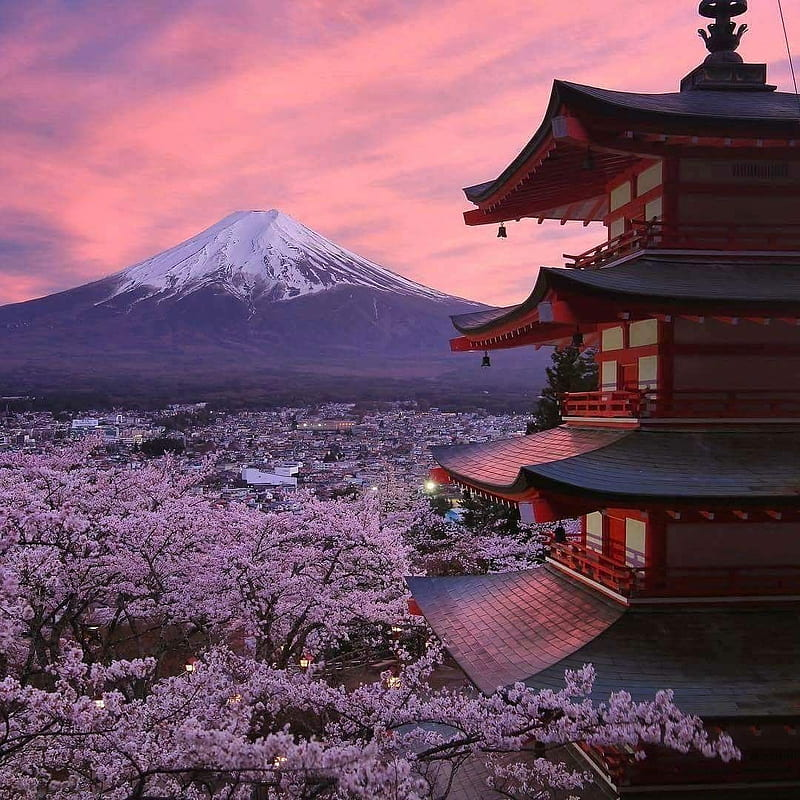
#> input picture originals/japanese-landscape.jpg, 800 x 800 px
$ python grayscaling.py
#> lines starting #> are read from the running program, lines starting #| are printed output that depends on the picture
"""
Grayscale Image Conversion Script

This script reads a color image, converts it to grayscale using the luminosity method,
and then saves the grayscale image and displays both images.
"""

import cv2 as cv
import numpy as np
import os
import time

# Folder paths for the original and grayscale images
originalFolderRoute = "originals/"
grayscaleFolderRoute = "grayscales/"

# List of available example images
availableImages = [
    "japanese-landscape.jpg",
    "ghost-of-tsushima-torii-gate.jpg",
    "rick-and-morty.jpg"
]

# Maximum display size for OpenCV windows
MAX_WIDTH = 1728
MAX_HEIGHT = 972

def luminosityCalculation(pixel):
    """
    Calculates the luminosity of a pixel.

    Parameters:
    pixel (tuple): A tuple representing the BGR values of a pixel.

    Returns:
    int: The grayscale value calculated using the luminosity formula.
    """

    b, g, r = pixel

    return int(0.299 * r + 0.587 * g + 0.114 * b)  # Luminosity Mathematical Formula

def grayscaling(imageData):
    """
    Convert a color image to grayscale using a helper function.

    Parameters:
    imageData (numpy.ndarray): A NumPy array representing the color image.

    Returns:
    numpy.ndarray: A NumPy array representing the grayscale image.
    """

    # Extract the size dimensions of the array and unpacks the height and width
    height, width, = imageData.shape[:2]

    # Initialize the grayscale image as a list of lists with list comprehension
    grayscaleImage = [[0 for x in range(width)] for x in range(height)]

    # Apply the luminosity function to each pixel in the image
    for i in range(height):
        grayscaleImage[i] = list(map(luminosityCalculation, imageData[i]))

    # Convert the grayscale image to a NumPy array and return it
    return np.array(grayscaleImage, dtype=np.uint8)

def clearConsole():
    """
    Clears the console screen.

    Parameters:
    None

    Returns:
    None
    """

    # Check if the system is Windows or Unix-like and run the appropriate command
    if os.name == 'nt':
        os.system('cls')  # Windows
    else:
        os.system('clear')  # Unix-like (Linux, macOS, etc.)

def checkUserInput(quantityOfOptions):
    """
    Prompt the user to enter a number corresponding to an available option and validate the input.

    Parameters:
    quantityOfOptions (int): The total number of options available.

    Returns:
    int: The validated choice of the user.
    """

    while True:
        try:
            choice = int(input("Enter the number of your choice: ")) - 1

            if 0 <= choice < quantityOfOptions: # Use chained comparison
                return choice
            else:
                print(f"Invalid choice. Please enter a number between 1 and {quantityOfOptions}.")

        except ValueError:
            print("Invalid input. Please enter a valid number.")

def menu():
    """
    Display a menu for the user to choose an image.

    Parameters:
    None

    Returns:
    int: The index of the chosen image.
    """

    clearConsole()

    # Menu text
    print("You can convert an example image to their grayscale version or convert one of your own!!!\n" +
          "If you choose the latter option, you first need to put your image file (it has to be a jpg, jpeg or png to work)\n" +
          "inside the 'originals' folder.\n")
    time.sleep(5)
    print("IMPORTANT: You can exit both images shown when pressing any key!!!\n")
    print("The grayscale version of the images will be stored in the grayscales folder if it isn't in there yet.")
    time.sleep(5)
    print("Choose an example image to convert to grayscale or convert your own:")

    # Simplify listing the options with the enumerate iterator
    for i, imageName in enumerate(availableImages, start = 1):
        print(f"{i}. {imageName}")

    print(f"{len(availableImages) + 1}. Use your own image")

    return checkUserInput(len(availableImages) + 1)

# Resizing an image using OpenCV
# Reference: LearnOpenCV. (2020, August 25). Image resizing with OpenCV. https://learnopencv.com/image-resizing-with-opencv/
def resizeImage(image, maxWidth, maxHeight):
    """
    Resize the image to fit within the maximum dimensions while maintaining the aspect ratio.

    Parameters:
    image (numpy.ndarray): The image to resize.
    max_width (int): The maximum width.
    max_height (int): The maximum height.

    Returns:
    numpy.ndarray: The resized image.
    """

    height, width = image.shape[:2]

    if width > maxWidth or height > maxHeight:
        # Calculate the scaling factor to maintain aspect ratio
        scalingFactor = min(maxWidth / width, maxHeight / height)
        newSize = (int(width * scalingFactor), int(height * scalingFactor))
        return cv.resize(image, newSize, interpolation=cv.INTER_AREA)

    return image

# It assumes that if it has three channels and the first pixel is grayscaled, they all are
def isGrayscale(image):
    """
    Check if an image is already grayscaled.

    Parameters:
    image (numpy.ndarray): The image to check.

    Returns:
    bool: True if the image is grayscale, False otherwise.
    """

    # Check if the image has only one channel (already grayscale)
    if len(image.shape) == 2:
        return True
    elif len(image.shape) == 3 and image.shape[2] == 3:
        if (image[0, 0, 0] == image[0, 0, 1] == image[0, 0, 2]): # Check if the three BGR values are equal
            return True
    return False

def main():
    """Main function to execute the script."""

    while True:
        choice = menu()
#> the loop in checkUserInput, `while True:` made 1 pass; the answer given on pass 1: 1
        if choice < len(availableImages):
            chosenImage = availableImages[choice]
        else:
            clearConsole()

            chosenImage = input("To use your own image after putting it in the 'originals' folder you just have to write its filename here (including the extension): ")

            # Check if the user-provided file exists
            if not os.path.exists(originalFolderRoute + chosenImage):
                print(f"The file {chosenImage} does not exist in the 'originals' folder.")
                time.sleep(5)
                continue

            # Extract the file extension
            _, fileExtension = os.path.splitext(chosenImage)

            if not (fileExtension == ".jpg" or fileExtension == ".jpeg" or fileExtension == ".png"):
                print("Invalid file extension. Only files with a .jpg, .jpeg, or .png extension are accepted.")
                time.sleep(5)
                continue

        # Read the chosen image
        img = cv.imread(cv.samples.findFile(originalFolderRoute + chosenImage))
#> img is the input picture: shape (800, 800, 3); mean B, G, R 100, 81.3, 118.3

        # Check if the image was read successfully
        if img is None:
            print("Could not read the image. Please try again.")
            time.sleep(3)
            clearConsole()
            continue

        # Check if the image is already grayscale
        if isGrayscale(img):
            print(f"The image {chosenImage} is already grayscaled. Process will be skipped.")
            time.sleep(5)
            continue

        # Extract the file extension
        fileName, fileExtension = os.path.splitext(chosenImage)

        # Convert the image to grayscale
        grayscaleImageFormated = grayscaling(img)
#> the loop in grayscaling, `for i in range(height):` made 800 passes
#> in grayscaling, `return np.array(grayscaleImage, dtype=np.uint8)`:
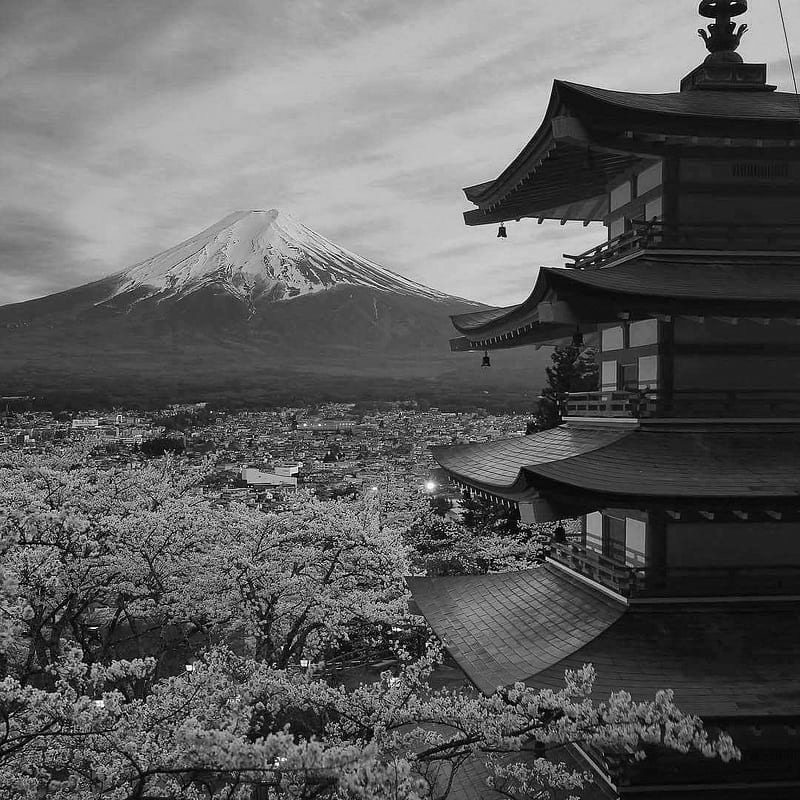
#> returned value: shape (800, 800); min 0, max 254, mean 94

        # Construct the path for the grayscale image
        grayscaleImagePath = f"{grayscaleFolderRoute}{fileName}-grayscale{fileExtension}"

        # Check if the grayscale image already exists
        if os.path.exists(grayscaleImagePath):
            overwrite = input(f"The file {grayscaleImagePath} already exists. Do you want to overwrite it? (y/n): ")
            if overwrite.lower() != 'y':
                print("Skipping the save operation. Displaying the images.")
                time.sleep(4)
                imgResized = resizeImage(img, MAX_WIDTH, MAX_HEIGHT)
                grayscaleImageResized = resizeImage(grayscaleImageFormated, MAX_WIDTH, MAX_HEIGHT)
                cv.imshow("Original Image", imgResized)
                cv.imshow("Grayscale Image", grayscaleImageResized)
                cv.waitKey(0)
                cv.destroyAllWindows()
                # Ask the user if they want to convert another image
                another = input("Do you want to convert another image? (y/n): ")
                if another.lower() != 'y':
                    break
                else:
                    continue

        # Save and display the grayscale image
        time.sleep(4)
        cv.imwrite(grayscaleImagePath, grayscaleImageFormated)
        imgResized = resizeImage(img, MAX_WIDTH, MAX_HEIGHT)
        grayscaleImageResized = resizeImage(grayscaleImageFormated, MAX_WIDTH, MAX_HEIGHT)
        cv.imshow("Original Image", imgResized)
        cv.imshow("Grayscale Image", grayscaleImageResized)
        cv.waitKey(0)
        cv.destroyAllWindows()

        # Ask the user if they want to convert another image
        another = input("Do you want to convert another image? (y/n): ")
#> the answer given: n
        if another.lower() != 'y':
            break

# Detect if the script is being run directly and call main function
if __name__ == "__main__":
    main()
